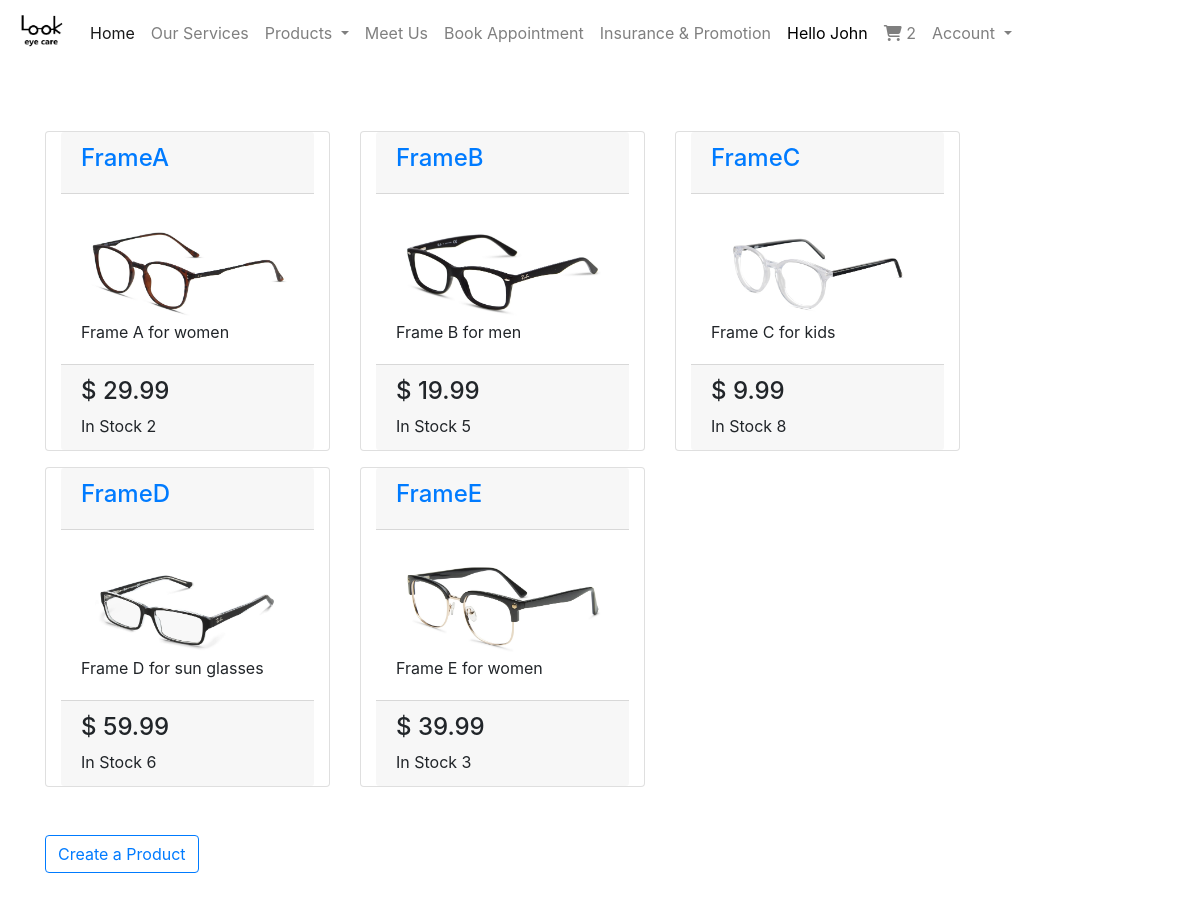
Screenshot of /product/ (signed in) with the database file from the repository.
### controller/models.py (models this page shows, shortened)
class User(AbstractUser):
    pass

class Cart(models.Model):
    user = models.ForeignKey(settings.AUTH_USER_MODEL, related_name='cart', on_delete=models.CASCADE)
    items = models.ManyToManyField(CartItem)
    ref_code = models.CharField(max_length=22)

### product/models.py (models this page shows, shortened)
class Product(models.Model):
    name = models.CharField(max_length=100)
    category = models.CharField(max_length=50, default='Frame', blank=True)
    description = models.TextField(default='', blank=True)
    price = models.DecimalField(max_digits=8, decimal_places=2, blank=True)
    inventory = models.IntegerField(default=0, blank=True)
    image = models.ImageField(default=0, blank=True, null=True)
    slug = AutoSlugField(populate_from='name')
    objects = ProductManager()
    def get_absolute_url(self):
        return reverse("product:product_detail", kwargs={
            'slug': self.slug
        })

### product/views.py (the view)
# urls.py: path('', ProductListView.as_view(), name='product_list'),
class ProductListView(ListView):
    model = Product
    context_object_name = 'products'
    template_name = 'products_list.html'
    def get_context_data(self, *, object_list=None, **kwargs):
        context = super().get_context_data(**kwargs)
        return context
    def get_queryset(self):
        objs = Product.objects.instock()
        return objs

### controller/templatetags/cart_template_tags.py (called while the page is built)
@register.filter
def cart_item_count(user):
    if user.is_authenticated:
        qs = Cart.objects.filter(user=user)
        if qs.exists():
            return qs[0].items.count()
    return 0

### product/models.py (called while the page is built)
    def instock(self):
        return self.filter(inventory__gt=0)

    def get_queryset(self):  # required
        return ProductQueryset(self.model, using=self._db)

    def instock(self):
        return self.get_queryset().instock()

### templates/products_list.html (shortened to what this page needs)
{% extends "base.html" %}
{% load humanize %}
{% block content %}
  {% for product in products %}
    {% if forloop.counter0 == 0 %}
      <div class="card-deck">
        {% elif forloop.counter0|divisibleby:"3" %}
      </div>
      <div class="card-deck">
    {% endif %}
    <div class="card mt-3 col-lg-3" style="width: 15rem;">
      <div class="card-header">
        <a href="{{ product.get_absolute_url }}"><h4>{{ product.name }}</h4></a>
      </div>
      <div class="card-body">
        <a href="{{ product.get_absolute_url }}">
          <img class="card-img-top" src="{{ product.image.url }}"/>
        </a>
        <p class="card-text">{{ product.description }}</p>
      </div>
      <div class="card-footer">
        <h4 class="card-text">$ {{ product.price|intcomma }}</h4>
        <p class="card-text">In Stock {{ product.inventory }}</p>
      </div>
    </div>
  {% endfor %}
</div>
{% endblock content %}
{% block extra_body %}
  {% if request.user.is_superuser %}
    <div class="text-left mt-5">
      <a class="btn btn-outline-primary mt=3" href="{% url 'product:product_create' %}">
        Create a Product
      </a>
    </div>
  {% endif %}
{% endblock extra_body %}

### templates/navbar.html (shortened to what this page needs)
{% load static %}
{% load cart_template_tags %}
<div class="fixed-top">
  <nav class="navbar navbar-expand-lg navbar-light bg-white">
    <img class="navbar-brand" src="{% static 'logo.jpg' %}" , height="50px" , width="50px">
    <div class="collapse navbar-collapse" id="navbarSupportedContent">
      <ul class="navbar-nav mr-auto">
        <li class="nav-item active">
          <a class="nav-link" href="{% url 'controller:home' %}">Home<span class="sr-only">(current)</span></a>
        </li>
        <li class="nav-item">
          <a class="nav-link" href="#">Our Services</a>
        </li>
        <li class="nav-item dropdown">
          <a class="nav-link dropdown-toggle" href="#" id="navbarDropdown" role="button" data-toggle="dropdown"
             aria-haspopup="true" aria-expanded="false">
            Products
          </a>
        </li>
        <li class="nav-item">
          <a class="nav-link" href="#">Meet Us</a>
        </li>
        <li class="nav-item">
          <a class="nav-link" href="#">Book Appointment</a>
        </li>
        <li class="nav-item">
          <a class="nav-link" href="#">Insurance & Promotion</a>
        </li>
        {% if request.user.is_authenticated %}
          <li class="nav-item mr-auto">
            {% if request.user.first_name != '' %}
              <a class="nav-link" style="color: black">Hello {{ request.user.first_name|title }}</a>
            {% else %}
              <a class="nav-link" style="color: black">Hello {{ request.user.username }}</a>
            {% endif %}
          </li>
          <li class="nav-item mr-auto">
            <a class="nav-link" href="{% url 'controller:cart' %}">
              <i class="fas fa-shopping-cart"></i>
              {{ request.user|cart_item_count }}
            </a>
          </li>
          <li class="nav-item dropdown">
            <a class="nav-link dropdown-toggle" href="#" id="navbarDropdown" role="button" data-toggle="dropdown"
               aria-haspopup="true" aria-expanded="false">
              Account
            </a>
          </li>
        {% endif %}
      </ul>
    </div>
  </nav>
</div>

### rows the page displays
User: user.username "John", user|cart_item_count "2"
Product: name "FrameA", image (picture), description "Frame A for women", price "29.99", inventory "2"
Product: name "FrameB", image (picture), description "Frame B for men", price "19.99", inventory "5"
Product: name "FrameC", image (picture), description "Frame C for kids", price "9.99", inventory "8"
Product: name "FrameD", image (picture), description "Frame D for sun glasses", price "59.99", inventory "6"
Product: name "FrameE", image (picture), description "Frame E for women", price "39.99", inventory "3"
